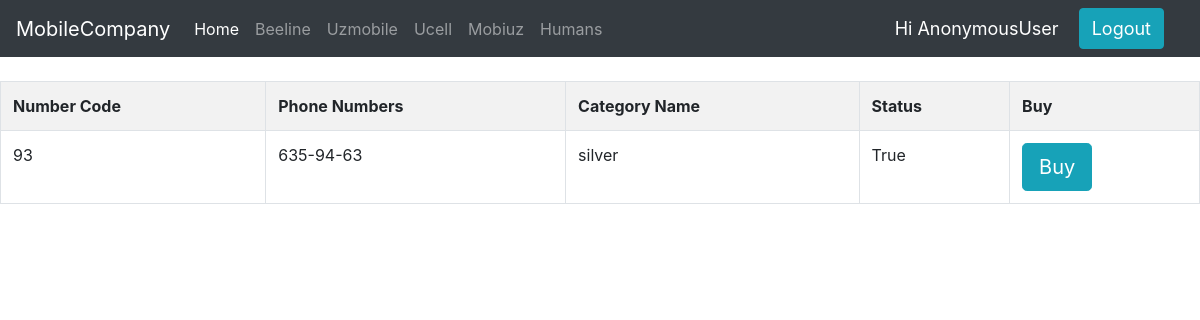
The page /BuyUcellNumber on the database its author committed.
### mobile_company/models.py (models this page shows)
class PhoneNumbers(models.Model):
    numbercode = models.ForeignKey(NumberCodes, null=True, on_delete=models.SET_NULL)
    phonenumber = models.CharField(max_length=100, null=True)
    categoryname = models.ForeignKey(Category, null=True, on_delete=models.SET_NULL)
    status = models.BooleanField(default=False)
    def __str__(self):
        return self.phonenumber

class NumberCodes(models.Model):
    code = models.CharField(max_length=100, null=True)
    providerName = models.ForeignKey(Providers, null=True, on_delete=models.SET_NULL)
    def __str__(self):
        return self.code

class Category(models.Model):
    name = models.CharField(max_length=100, null=True)
    description = models.TextField(max_length=100, null=True)
    def __str__(self):
        return self.name

### mobile_company/views.py (the view)
# urls.py: path('BuyUcellNumber', views.UcellPage, name="UcellPage"),
def UcellPage(request):
    numbers1 = NumberCodes.objects.get(code='93')
    phonenumbers = PhoneNumbers.objects.filter(numbercode=numbers1)
    return render(request, 'mobile_company/UcellPage.html', {'phonenumbers': phonenumbers})

### mobile_company/templates/mobile_company/UcellPage.html
{% extends 'mobile_company/Main_for_Customer.html' %}
{% block content %}
    <br>
    <div>
        <div>
            <div>
                <table class="table table-striped table-bordered table-hover">
                    <tr>
                        <th> Number Code </th>
                        <th> Phone Numbers </th>
                        <th> Category Name </th>
                        <th> Status </th>
                        <th> Buy </th>
                    </tr>
                    {% for i in phonenumbers %}
                        <tr>
                            <td>{{ i.numbercode }}</td>
                            <td>{{ i }}</td>
                            <td>{{ i.categoryname }}</td>
                            <td>{{ i.status }}</td>
                            <td><a class="btn btn-primary btn-lg btn-info" href="{% url 'BuyNumber' i.id %}"> Buy </a></td>
                        </tr>
                    {% endfor %}
                </table>
            </div>
        </div>
    </div>
{% endblock %}

### rows shown on the page
PhoneNumbers: numbercode "93", phonenumber "635-94-63", categoryname "silver", status "True"

### other values the page prints
{{ request.user }} "AnonymousUser"
